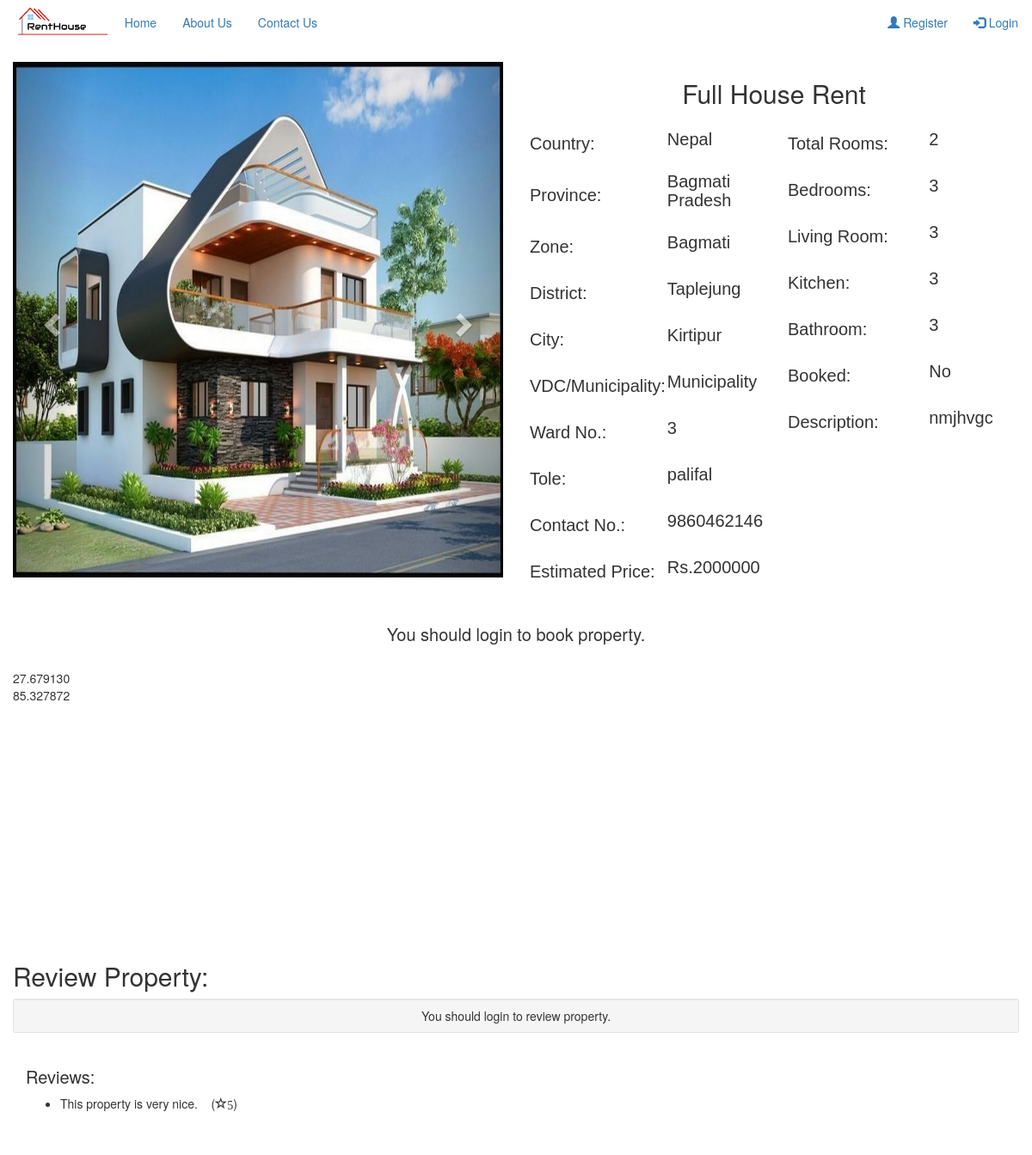
Screenshot of /view-property.php?property_id=123 with the database file from the repository.
### tables this page shows
CREATE TABLE `property_photo` (
  `property_photo_id` int(12) NOT NULL,
  `p_photo` varchar(500) NOT NULL,
  `property_id` int(11) NOT NULL
);

CREATE TABLE `add_property` (
  `property_id` int(10) NOT NULL,
  `country` varchar(50) NOT NULL,
  `province` varchar(50) NOT NULL,
  `zone` varchar(50) NOT NULL,
  `district` varchar(50) NOT NULL,
  `city` varchar(100) NOT NULL,
  `vdc_municipality` varchar(50) NOT NULL,
  `ward_no` int(10) NOT NULL,
  `tole` varchar(100) NOT NULL,
  `contact_no` bigint(10) NOT NULL,
  `property_type` varchar(50) NOT NULL,
  `estimated_price` bigint(10) NOT NULL,
  `total_rooms` int(10) NOT NULL,
  `bedroom` int(10) NOT NULL,
  `living_room` int(10) NOT NULL,
  `kitchen` int(10) NOT NULL,
  `bathroom` int(10) NOT NULL,
  `description` varchar(2000) NOT NULL,
  `latitude` decimal(9,6) NOT NULL,
  `longitude` decimal(9,6) NOT NULL,
  `owner_id` int(10) NOT NULL
);

CREATE TABLE `review` (
  `review_id` int(10) NOT NULL,
  `comment` varchar(500) NOT NULL,
  `rating` int(5) NOT NULL,
  `property_id` int(11) NOT NULL
);

### view-property.php (the view, shortened to what this page needs)
<!DOCTYPE html>
<html>
<head>
</head>
<body>
<?php
include('navbar.php');
include('booking-engine.php');
?>
<?php
	$property_id=$_GET['property_id'];
    $sql="SELECT * from add_property where property_id='$property_id'";
	$query=mysqli_query($db,$sql);
	if(mysqli_num_rows($query)>0)
{
    while($rows=mysqli_fetch_assoc($query)){
    $sql2="SELECT * FROM property_photo where property_id='$property_id'";
    $query2=mysqli_query($db,$sql2);
    $rowcount=mysqli_num_rows($query2);
?>
<div class="container-fluid">
  <div class="row">
    <div class="col-sm-6">
<div id="myCarousel" class="carousel slide" data-ride="carousel">
  <div class="carousel-inner" role="listbox">
  <?php
  for($i=1;$i<=$rowcount;$i++)
  {
      $row=mysqli_fetch_array($query2);
      $photo=$row['p_photo'];
  ?>
  <?php
  if($i==1)
  {
  ?>
  <div class="item active">
      <img class="d-block img-fluid" src="owner/<?php echo $photo ?>" alt="First slide" width="100%" style="max-height: 600px; min-height: 600px;">
    </div>
  <?php
  }
  else
  {
    ?>
    <div class="item">
      <img class="d-block img-fluid" src="owner/<?php echo $photo ?>" alt="First slide" width="100%" style="max-height: 600px; min-height: 600px;">
    </div>
 <?php
   }
  }
  ?>
  </div>
  <a class="left carousel-control" href="#myCarousel" role="button" data-slide="prev">
    <span class="glyphicon glyphicon-chevron-left" aria-hidden="true"></span>
  </a>
  <a class="right carousel-control" href="#myCarousel" role="button" data-slide="next">
    <span class="glyphicon glyphicon-chevron-right" aria-hidden="true"></span>
  </a>
</div>
</div>
<div class="col-sm-6">
  <center><h2><?php echo $rows['property_type'] ?></h2></center>
  <div class="row">
    <div class="col-sm-6">
      <div class="row">
      <div class="col-sm-6">
          <table>
            <tr>
              <td><h3>Country:</h3></td>
              <td><h4><?php echo $rows['country']; ?></h4></td>
            </tr>
            <tr>
              <td><h3>Province:</h3></td>
              <td><h4><?php echo $rows['province']; ?></h4></td>
            </tr>
            <tr>
              <td><h3>Zone:</h3></td>
              <td><h4><?php echo $rows['zone']; ?></h4></td>
            </tr>
            <tr>
              <td><h3>District:</h3></td>
              <td><h4><?php echo $rows['district']; ?></h4></td>
            </tr>
            <tr>
              <td><h3>City:</h3></td>
              <td><h4><?php echo $rows['city']; ?></h4></td>
            </tr>
            <tr>
              <td><h3>VDC/Municipality:</h3></td>
              <td><h4><?php echo $rows['vdc_municipality']; ?></h4></td>
            </tr>
            <tr>
              <td><h3>Ward No.:</h3></td>
              <td><h4><?php echo $rows['ward_no']; ?></h4></td>
            </tr>
            <tr>
              <td><h3>Tole:</h3></td>
              <td><h4><?php echo $rows['tole']; ?></h4></td>
            </tr>
            <tr>
              <td><h3>Contact No.:</h3></td>
              <td><h4><?php echo $rows['contact_no']; ?></h4></td>
            </tr>
            <tr>
              <td><h3>Estimated Price:</h3></td>
              <td><h4>Rs.<?php echo $rows['estimated_price']; ?></h4></td>
            </tr>
          </table>
        </div>
      </div>
    </div>
    <div class="col-sm-6">
      <table>
            <tr>
              <td><h3>Total Rooms:</h3></td>
              <td><h4><?php echo $rows['total_rooms']; ?></h4></td>
            </tr>
            <tr>
              <td><h3>Bedrooms:</h3></td>
              <td><h4><?php echo $rows['bedroom']; ?></h4></td>
            </tr>
            <tr>
              <td><h3>Living Room:</h3></td>
              <td><h4><?php echo $rows['living_room']; ?></h4></td>
            </tr>
            <tr>
              <td><h3>Kitchen:</h3></td>
              <td><h4><?php echo $rows['kitchen']; ?></h4></td>
            </tr>
            <tr>
              <td><h3>Bathroom:</h3></td>
              <td><h4><?php echo $rows['bathroom']; ?></h4></td>
            </tr>
            <tr>
              <td><h3>Booked:</h3></td>
              <td><h4><?php echo $rows['booked']; ?></h4></td>
            </tr>
            <tr>
              <td><h3>Description:</h3></td>
              <td><h4><?php echo $rows['description']; ?></h4></td>
            </tr>
          </table>
    </div>
  </div>
</div>
</div>
<br>
<?php
if(isset($_SESSION["email"]) && !empty($_SESSION['email'])){
?>
<form method="POST">
<div class="row">
  <div class="col-sm-6">
    <?php
    $booked=$rows['booked'];
    if ($booked=='No'){ ?>
      <input type="hidden" name="property_id" value="<?php echo $rows['property_id']; ?>">
    <input type="submit" class="btn btn-lg btn-primary" name="book_property" style="width: 100%" value="Book Property">
  <?php } else { ?>
    <input type="submit" class="btn btn-lg btn-primary" style="width: 100%" value="Property Booked" disabled>
  <?php } ?>
  </div>
</form>
<form method="POST" action="chatpage.php">
  <div class="col-sm-6">
    <input type="hidden" name="owner_id" value="<?php echo $rows['owner_id']; ?>">
    <input type="submit" class="btn btn-lg btn-success" name="send_message" style="width: 100%" value="Send Message" >
  </div>
  </form>
</div>
<?php }
else{
  echo "<center><h3>You should login to book property.</h3></center>";
}
 ?>
<br>
<div id="map" style="width: 100%; height: 300px;">
  <div id="lat"><?php echo  $rows['latitude'];?></div>
  <div id="lon"><?php echo  $rows['longitude'];?></div>
</div>
<br>
<?php }} ?>
</div>
<div class="container-fluid">
  <h2>Review Property:</h2>
      <div class="well well-sm">
            <div class="text-right">
<?php
if(isset($_SESSION["email"]) && !empty($_SESSION['email'])){
?>
                <a class="btn btn-success btn-info" href="#reviews-anchor" style="width: 100%" id="open-review-box">Leave a Review</a>
            </div>
            <div class="row" id="post-review-box" style="display:none;">
                <div class="col-md-12">
                    <form accept-charset="UTF-8" method="POST">
                      <input name="property_id" type="hidden" value="<?php echo $property_id; ?>">
                        <input id="ratings-hidden" name="rating" type="hidden">
                        <textarea class="form-control animated" cols="50" id="new-review" name="comment" placeholder="Enter your review here..." rows="5"></textarea>
                        <div class="text-right">
                            <div class="stars starrr" data-rating="0"></div>
                            <a class="btn btn-danger btn-sm" href="#" id="close-review-box" style="display:none; margin-right: 10px;">
                            <span class="glyphicon glyphicon-remove"></span>Cancel</a>
                            <button class="btn btn-success btn-lg" type="submit" name="review">Save</button>
                        </div>
                    </form>
                </div>
                </div>
              <?php }
              else{
                echo "<center>You should login to review property.</center>";
              }
              ?>
        </div>
</div>
<?php
    $sql1="SELECT * from review where property_id='$property_id'";
  $query=mysqli_query($db,$sql1);
echo '<div class="container-fluid">';
    echo '<h3>Reviews:</h3>';
    echo '</div>';
  if(mysqli_num_rows($query)>0)
{
    while($row=mysqli_fetch_assoc($query)){
      ?>
      <div class="container-fluid">
        <ul><li><?php echo $row['comment']; ?> &nbsp;&nbsp;&nbsp;(<span class="glyphicon glyphicon-star-empty" style="size: 50px;"><?php echo $row['rating']; ?></span>)</li></ul>
      </div>
      <?php
    }
  }
 ?>
<br><br>
</body>
</html>

### view-property.php (style rules this page uses)
h3 { font-size: 20px; }
h4 { font-size: 20px; }
table { font-family: arial, sans-serif; border-collapse: collapse; width: 100%; }
td, th { text-align: left; padding: 1px; }

### rows the page displays
add_property: property_type "Full House Rent", country "Nepal", province "Bagmati Pradesh", zone "Bagmati", district "Taplejung", city "Kirtipur", vdc_municipality "Municipality", ward_no "3", tole "palifal", contact_no "9860462146", estimated_price "2000000", total_rooms "2", bedroom "3", living_room "3", kitchen "3", bathroom "3", booked "No", description "nmjhvgc", latitude "27.679130", longitude "85.327872"
property_photo: p_photo (picture)
review: comment "This property is very nice.", rating "5"
